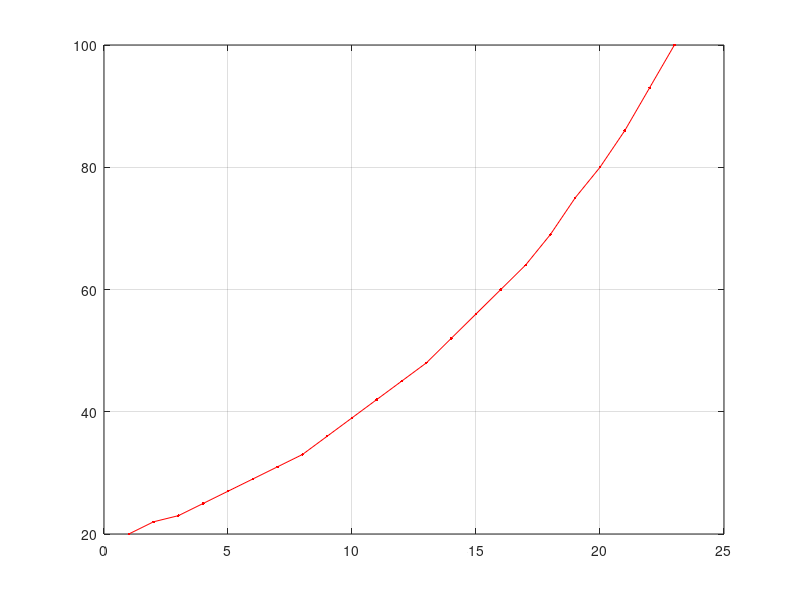

Write MATLAB code to recreate this figure.
clc; clear all;
x_i = [1,23];
y_i = [20,100];

% y = a*b.^(x) -> log(y) = log(a) + x*log(b)
% log(y) = c + x*d
d = (log(y_i(2))-log(y_i(1)))/(x_i(2)-x_i(1));
c = log(y_i(1)) - d*x_i(1);
a = exp(c);
b = exp(d);

x = x_i(1):x_i(2);
y = round(a*b.^(x))
%y = (a*b.^(x))
figure(1); plot(x,y,'r.-'); grid on;
%axis([x_i,y_i]);
axis auto;
print -dsvg figure1.svg
